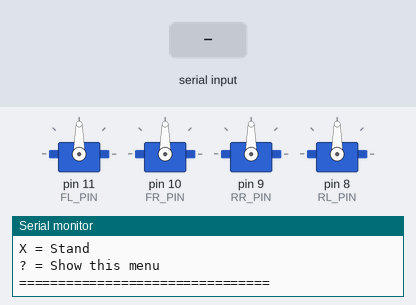
Bench run of a sketch on a simulated Arduino Uno, built with avr-gcc and run on an emulated ATmega328P. Parts: 4 × servo, the last lines printed to the serial monitor. Inputs (shaded band) come from the test bench.

Above: at 1.8 s.
1.9 s: "D\n" received over Serial
At 2.85 s:
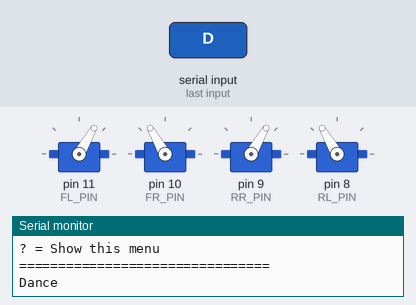
4.9 s: byte 83 ('S') received over Serial
7.7 s: byte 72 ('H') received over Serial
At 9.3 s:
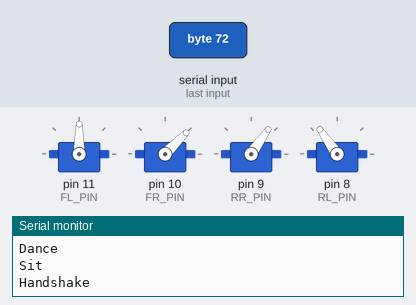
10.7 s: byte 70 ('F') received over Serial
At 12.9 s:
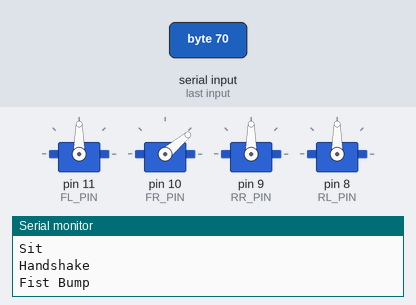
15.6 s: "d\n" received over Serial
At 16.85 s:
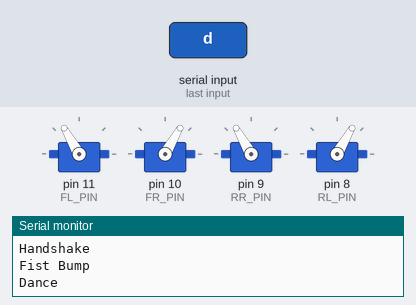
Timing chart, 0 to 19.6 s (numbered marks = the images above; inputs shaded):
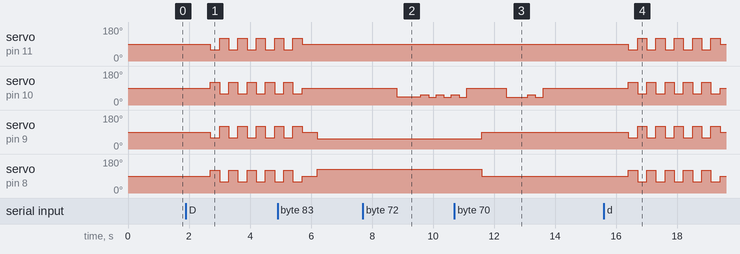

The sketch:

Rex_Robot_Dog.ino
```cpp
#include <Servo.h>

// =========================
// Servo Objects
// =========================
Servo frontLeft;
Servo frontRight;
Servo rearRight;
Servo rearLeft;

// =========================
// Pin Mapping
// =========================
const int FL_PIN = 11;
const int FR_PIN = 10;
const int RR_PIN = 9;
const int RL_PIN = 8;

// =========================
// Neutral / Standing Angles
// Adjust these if your robot
// does not stand straight.
// =========================
const int FL_CENTER = 90;
const int FR_CENTER = 90;
const int RR_CENTER = 90;
const int RL_CENTER = 90;

// =========================
// Helper Function
// =========================
void moveAll(int fl, int fr, int rr, int rl, int waitTime = 400) {
  frontLeft.write(fl);
  frontRight.write(fr);
  rearRight.write(rr);
  rearLeft.write(rl);
  delay(waitTime);
}

// =========================
// Stand
// =========================
void standPosition() {
  moveAll(
    FL_CENTER,
    FR_CENTER,
    RR_CENTER,
    RL_CENTER,
    500
  );
}

// =========================
// Sit
// =========================
void sitPosition() {
  // Front legs stay almost upright
  // Rear legs fold backward
  moveAll(
    FL_CENTER,
    FR_CENTER,
    55,
    125,
    700
  );
}

// =========================
// Handshake
// =========================
void handshake() {
  sitPosition();
  delay(400);

  // Lift front-right leg
  frontRight.write(45);
  delay(800);

  // Small handshake movement
  for (int i = 0; i < 3; i++) {
    frontRight.write(55);
    delay(250);

    frontRight.write(40);
    delay(250);
  }

  frontRight.write(FR_CENTER);
  delay(500);
}

// =========================
// Fist Bump
// =========================
void fistBump() {
  standPosition();
  delay(300);

  // Raise front-right leg while standing
  frontRight.write(40);
  delay(700);

  // Small forward "bump"
  frontRight.write(55);
  delay(250);

  frontRight.write(40);
  delay(250);

  frontRight.write(FR_CENTER);
  delay(500);
}

// =========================
// Dance
// =========================
void dance() {

  standPosition();
  delay(300);

  for (int i = 0; i < 5; i++) {

    // Front Left forward
    frontLeft.write(60);

    // Front Right backward
    frontRight.write(120);

    // Rear Right forward
    rearRight.write(60);

    // Rear Left backward
    rearLeft.write(120);

    delay(300);

    // Reverse direction
    frontLeft.write(120);
    frontRight.write(60);
    rearRight.write(120);
    rearLeft.write(60);

    delay(300);
  }

  standPosition();
}

// =========================
// Print Command Menu
// =========================
void printMenu() {
  Serial.println("================================");
  Serial.println("        REX IS READY!");
  Serial.println("================================");
  Serial.println("D = Dance");
  Serial.println("S = Sit");
  Serial.println("H = Handshake");
  Serial.println("F = Fist Bump");
  Serial.println("X = Stand");
  Serial.println("? = Show this menu");
  Serial.println("================================");
}

// =========================
// Setup
// =========================
void setup() {

  Serial.begin(9600);

  frontLeft.attach(FL_PIN);
  frontRight.attach(FR_PIN);
  rearRight.attach(RR_PIN);
  rearLeft.attach(RL_PIN);

  standPosition();

  printMenu();
}

// =========================
// Main Loop
// =========================
void loop() {

  if (Serial.available() > 0) {

    char command = Serial.read();

    // Ignore line endings and spaces sent by the Serial Monitor
    if (command == '\r' || command == '\n' || command == ' ') {
      return;
    }

    switch (command) {

      case 'D':
      case 'd':
        Serial.println("Dance");
        dance();
        break;

      case 'S':
      case 's':
        Serial.println("Sit");
        sitPosition();
        break;

      case 'H':
      case 'h':
        Serial.println("Handshake");
        handshake();
        break;

      case 'F':
      case 'f':
        Serial.println("Fist Bump");
        fistBump();
        break;

      case 'X':
      case 'x':
        Serial.println("Stand");
        standPosition();
        break;

      case '?':
        printMenu();
        break;

      default:
        Serial.print("Unknown command: ");
        Serial.println(command);
        Serial.println("Send ? for the list of commands.");
        break;
    }
  }
}
```

Measured:
- after the input at 1.9 s, servo on pin 11 (FL_PIN), servo on pin 10 (FR_PIN), servo on pin 9 (RR_PIN), servo on pin 8 (RL_PIN): alternates 120° for 0.30 s and 60° for 0.30 s, starting after 0.80 s
- after the input at 7.7 s, servo on pin 10 (FR_PIN): 90° → 45° after 1.1 s, then repeats every 0.50 s: 55° 0.25 s, 40° 0.25 s
- after the input at 10.7 s, servo on pin 9 (RR_PIN): 55° → 90° after 0.90 s; servo on pin 8 (RL_PIN): 125° → 90° after 0.90 s
- after the input at 15.6 s, servo on pin 11 (FL_PIN), servo on pin 9 (RR_PIN): 90° → 60° after 0.80 s, then repeats every 0.60 s: 120° 0.30 s, 60° 0.30 s; servo on pin 10 (FR_PIN), servo on pin 8 (RL_PIN): 90° → 120° after 0.80 s, then repeats every 0.60 s: 60° 0.30 s, 120° 0.30 s
